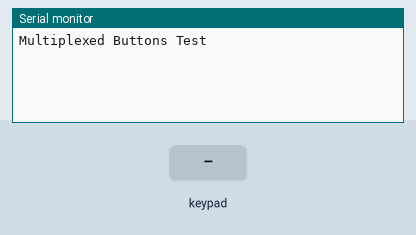
A sketch run on a simulated Arduino Leonardo, built with avr-gcc and run on an emulated ATmega32U4. On the bench: the last lines printed to the serial monitor. Wiring (inferred from the names in the program): 3×3 keypad with keys 0 1 2 3 4 5 6 7 8: rows pin 3, pin 4, pin 5; columns pin 11, pin 12, pin 13. The test bench sets the inputs (shaded band). USB keyboard and mouse output is not drawn.

Above: at 1.2 s.
1.3 s: key '0' pressed
At 2.1 s:
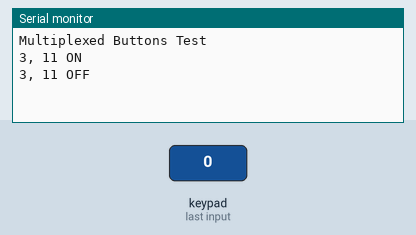
2.9 s: keypad keys 3 4 5 pressed 0.4 s apart
At 3.03 s:
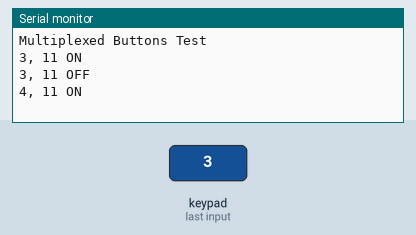
5.6 s: key '1' pressed
At 6.5 s:
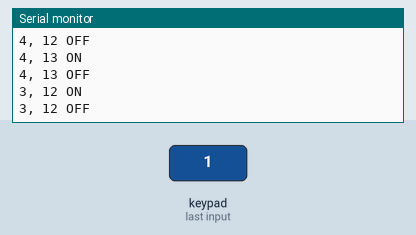
7.1 s: keypad keys 1 1 1 2 1 3 pressed 0.4 s apart
At 10.4 s:
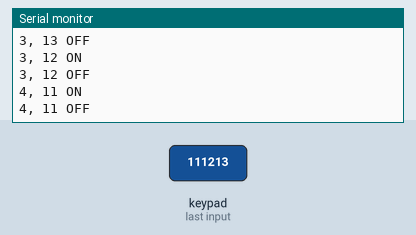
Timing chart, 0 to 11.9 s (numbered marks = the images above; inputs shaded):
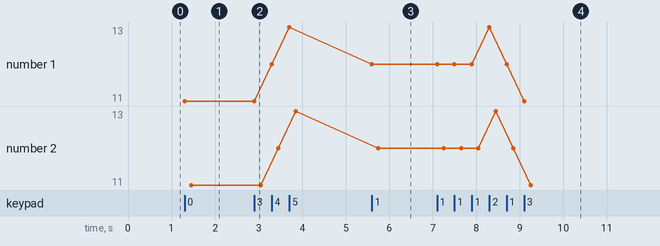

Measured:
- after the input at 1.3 s, the serial monitor: prints a new line at once (image 1)
- after the input at 2.9 s, the serial monitor: prints a new line at once (image 2)
- after the input at 5.6 s, the serial monitor: prints a new line at once (image 3)
- after the input at 7.1 s, the serial monitor: prints a new line after 1.2 s (image 4)
- plotted number 1: 11 → 13 after the input at 2.9 s, 12 → 11 after the input at 7.1 s
- plotted number 2: 11 → 13 after the input at 2.9 s, 12 → 11 after the input at 7.1 s

The sketch:

ButtonBox.ino
```cpp
#include <Joystick.h>

/*
 * -------------------------------------------------------------------------
 * Arduino Button Box
 * -------------------------------------------------------------------------
 */

// Array of pins for the columns
int cPins[] = {3, 4, 5};
int cPinsNo = 3;

// Array of pins for the rows
int rPins[] = {11, 12, 13};
int rPinsNo = 3;

// Array for the last known switch states [cPinsNo][rPinsNo]
int colPrev[3][3] = {0};

// Mapping of Buttons to Joystick buttions IDs
uint8_t buttonCodes[3][3] = {
  {0, 1, 2},
  {3, 4, 5},
  {6, 7, 8}
};

uint8_t HIDId = 0x15;
uint8_t numButtons = 9;
Joystick_ Joystick (HIDId, JOYSTICK_TYPE_JOYSTICK, numButtons, false, false, false, false, false, false, false, false, false, false, false);

void setup()
{
  //Start Serial
  Serial.begin(9600);
  Serial.println("Multiplexed Buttons Test");

  //Set the Column Pin Mode
  for(int cPin = 0; cPin < cPinsNo; cPin++)
  {
    pinMode(cPins[cPin], OUTPUT);
    digitalWrite(cPins[cPin], HIGH);
  }

  //Set the Row Pin Mode
  for(int rPin = 0; rPin < rPinsNo; rPin++)
  {
    pinMode(rPins[rPin], INPUT);
    digitalWrite(rPins[rPin], HIGH);
  }

  // Initialize Joystick Library
  Joystick.begin();
}

void loop()
{
  // Loop through the columns
  for(int cPin = 0; cPin < cPinsNo; cPin++)
  {
    digitalWrite(cPins[cPin], LOW);

    // Loop through the rows
    for(int rPin = 0; rPin < rPinsNo; rPin++)
    {
      //Check if each switch is pressed
      if(digitalRead(rPins[rPin]) == LOW)
      {
        // Check to see if the state has changed since last time
        if(colPrev[cPin][rPin] == 0)
        {
          // Do action here, switch is on
          Serial.print(cPins[cPin]);
          Serial.print(", ");
          Serial.print(rPins[rPin]);
          Serial.println(" ON");

          Joystick.setButton(buttonCodes[cPin][rPin], true);
          // Keyboard.press(buttonCodes[cPin][rPin]);
          delay(150);
          // Keyboard.release(buttonCodes[cPin][rPin]);
          Joystick.setButton(buttonCodes[cPin][rPin], false);

          // Update last known state of this switch
          colPrev[cPin][rPin] = 1;
        }
      }
      else {

        // Check to see if the state has changed since last time
        if(colPrev[cPin][rPin] == 1)
        {
          // Do action here, switch is off
          Serial.print(cPins[cPin]);
          Serial.print(", ");
          Serial.print(rPins[rPin]);
          Serial.println(" OFF");

          // Update last known state of this switch
          colPrev[cPin][rPin] = 0;
        }
      }
    }
    digitalWrite(cPins[cPin], HIGH);
  }
}
```
